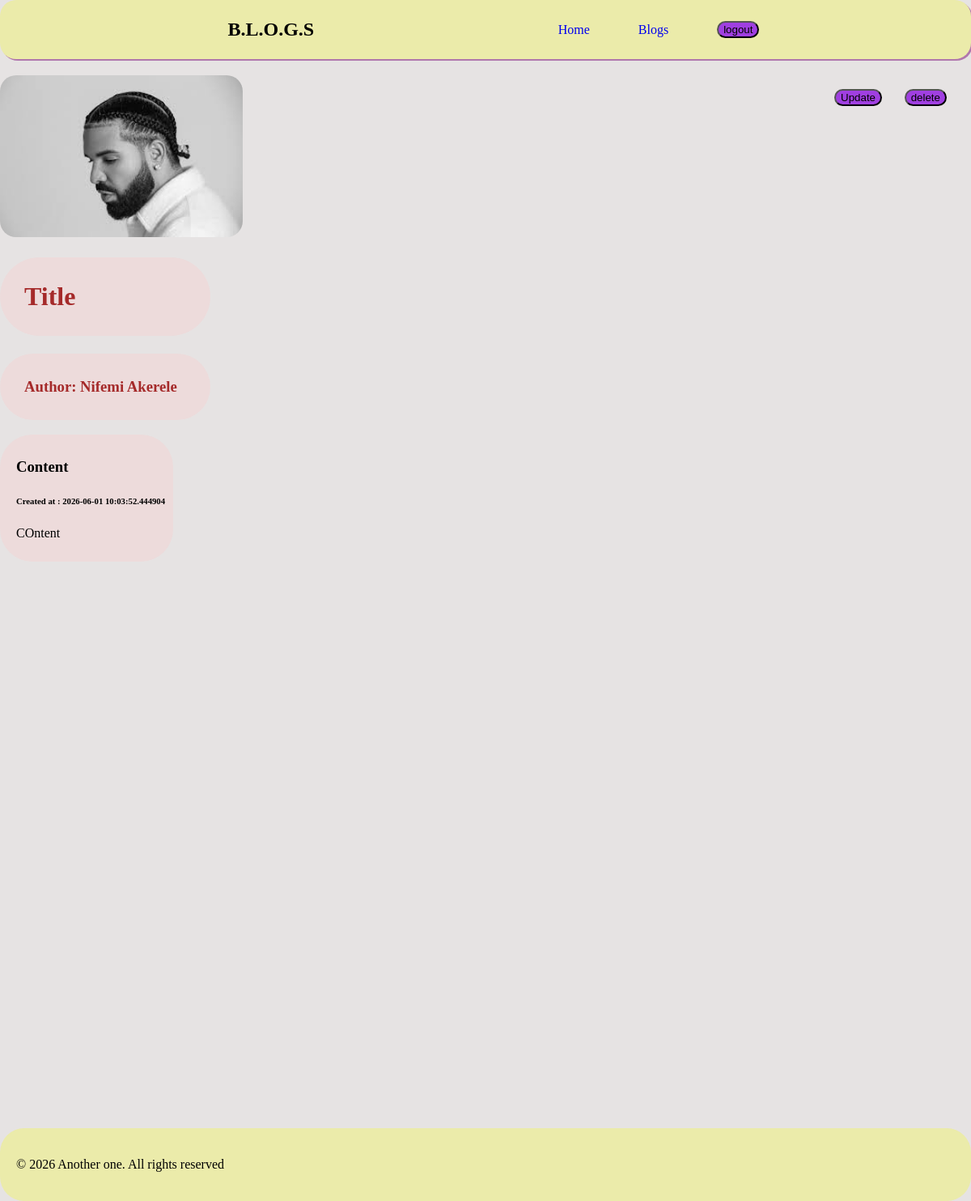
The page /view/Title (signed in) on the database its author committed.
### app.py (models this page shows, shortened)
class Blog(db.Model):
    id = db.Column(db.Integer, primary_key=True)
    title = db.Column(db.String(80))
    content = db.Column(db.String(1000))
    image = db.Column(db.String(200))
    created_at = db.Column(db.DateTime, default=datetime.utcnow)
    user_id=db.Column(db.Integer,db.ForeignKey('user.id'), nullable=False)

class User(db.Model, UserMixin):
    id = db.Column(db.Integer, primary_key=True)
    username = db.Column(db.String(120), unique=True, nullable=False)
    email = db.Column(db.String(120), unique=True, nullable=False)
    password = db.Column(db.String(120), nullable=False)
    blogs=db.relationship("Blog", backref='author', lazy=True, cascade='all,delete-orphan')

### app.py (the view)
@app.route("/view/<blogname>")
@login_required
def viewblog(blogname):
    blog=Blog.query.filter_by(title=blogname).first()
    return render_template("view-blog.html", blog=blog)

### app.py (called while the page is built)
@login_manager.user_loader
def load_user(user_id):
    return User.query.get(int(user_id))

### templates/view-blog.html
{% extends 'base.html'%}
{%block content%}
<img src="{{ url_for('static', filename='uploads/' + blog.image) }}" style="width: 300px; border-radius: 20px;">
<h1 style="color: brown; background-color: rgb(237, 219, 219); width: 200px; border-radius: 100px; padding: 30px;">{{blog.title}}</h1>
<h3 style="color: brown; background-color: rgb(237, 219, 219); width: 200px; border-radius: 100px; padding: 30px;">Author: {{ blog.author.username }}</h3>
<div style="border-radius: 40px; border: blue; background-color: rgb(237, 219, 219); padding-left: 20px; padding-right: 10px; padding-top:10px; padding-bottom: 10px; min-width: 120px; max-width: max-content;">
    <h3>Content</h3>
    <h6>Created at : {{blog.created_at}}</h6>
    <p>{{blog.content}}</p>
    <a href = "{{url_for('deleteblog', id=blog.id)}}" class="toprightbtn">
        <button>delete</button>
    </a>
    <a href = "{{url_for('updateblog', id=blog.id)}}" class = "update">
        <button>Update</button>
    </a>
</div>
{%endblock%}

### static/css/index.css (style rules this page uses)
:root { --bg: #0b0c10; --surface: #13151b; --border: #23263a; --accent: #c8f03d; --accent2: #5b6aff; --text: #e8eaf0; --muted: #6b7280; --danger: #ff5c2c; --success: #3dffc8; --radius: 14px; }
a { text-decoration: none; padding: 10px; }
button { background-color: rgb(160, 63, 225); border-radius: 20px; }
.toprightbtn { position: absolute; top: 100px; right: 20px; }
.update { position: absolute; top: 100px; right: 100px; }

### rows shown on the page
Blog: image (picture), title "Title", created_at "2026-06-01 10:03:52.444904", content "COntent"
User: author.username "Nifemi Akerele"
